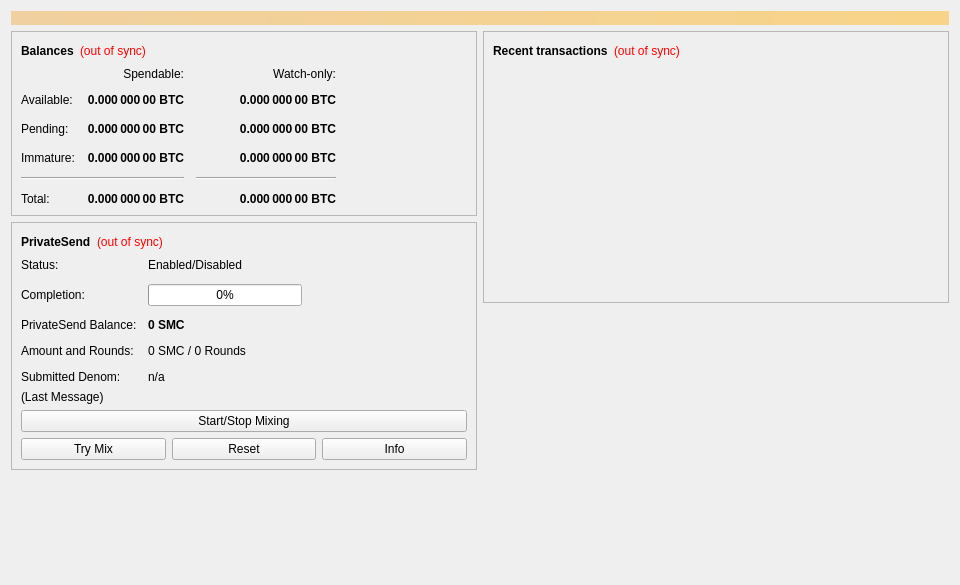
<?xml version="1.0" encoding="UTF-8"?>
<ui version="4.0">
 <class>OverviewPage</class>
 <widget class="QWidget" name="OverviewPage">
  <property name="geometry">
   <rect>
    <x>0</x>
    <y>0</y>
    <width>960</width>
    <height>585</height>
   </rect>
  </property>
  <property name="minimumSize">
   <size>
    <width>960</width>
    <height>0</height>
   </size>
  </property>
  <property name="windowTitle">
   <string>Form</string>
  </property>
  <layout class="QVBoxLayout" name="topLayout">
   <item>
    <widget class="QLabel" name="labelAlerts">
     <property name="visible">
      <bool>false</bool>
     </property>
     <property name="styleSheet">
      <string notr="true">QLabel { background-color: qlineargradient(x1: 0, y1: 0, x2: 1, y2: 0, stop:0 #F0D0A0, stop:1 #F8D488); color:#000000; }</string>
     </property>
     <property name="wordWrap">
      <bool>true</bool>
     </property>
     <property name="margin">
      <number>3</number>
     </property>
     <property name="textInteractionFlags">
      <set>Qt::TextSelectableByMouse</set>
     </property>
    </widget>
   </item>
   <item>
    <layout class="QHBoxLayout" name="horizontalLayout" stretch="1,1">
     <item>
      <layout class="QVBoxLayout" name="verticalLayout_2">
       <item>
        <widget class="QFrame" name="frame">
         <property name="frameShape">
          <enum>QFrame::StyledPanel</enum>
         </property>
         <property name="frameShadow">
          <enum>QFrame::Raised</enum>
         </property>
         <layout class="QVBoxLayout" name="verticalLayout_4">
          <item>
           <layout class="QHBoxLayout" name="horizontalLayout_4">
            <item>
             <widget class="QLabel" name="label_5">
              <property name="font">
               <font>
                <weight>75</weight>
                <bold>true</bold>
               </font>
              </property>
              <property name="text">
               <string>Balances</string>
              </property>
             </widget>
            </item>
            <item>
             <widget class="QLabel" name="labelWalletStatus">
              <property name="toolTip">
               <string>The displayed information may be out of date. Your wallet automatically synchronizes with the SMC network after a connection is established, but this process has not completed yet.</string>
              </property>
              <property name="styleSheet">
               <string notr="true">QLabel { color: red; }</string>
              </property>
              <property name="text">
               <string notr="true">(out of sync)</string>
              </property>
              <property name="alignment">
               <set>Qt::AlignLeading|Qt::AlignLeft|Qt::AlignVCenter</set>
              </property>
             </widget>
            </item>
            <item>
             <spacer name="horizontalSpacer_3">
              <property name="orientation">
               <enum>Qt::Horizontal</enum>
              </property>
              <property name="sizeHint" stdset="0">
               <size>
                <width>40</width>
                <height>20</height>
               </size>
              </property>
             </spacer>
            </item>
           </layout>
          </item>
          <item>
           <layout class="QGridLayout" name="gridLayout">
            <property name="spacing">
             <number>12</number>
            </property>
            <item row="2" column="2">
             <widget class="QLabel" name="labelWatchPending">
              <property name="font">
               <font>
                <weight>75</weight>
                <bold>true</bold>
               </font>
              </property>
              <property name="cursor">
               <cursorShape>IBeamCursor</cursorShape>
              </property>
              <property name="toolTip">
               <string>Unconfirmed transactions to watch-only addresses</string>
              </property>
              <property name="text">
               <string notr="true">0.000 000 00 BTC</string>
              </property>
              <property name="alignment">
               <set>Qt::AlignRight|Qt::AlignTrailing|Qt::AlignVCenter</set>
              </property>
              <property name="textInteractionFlags">
               <set>Qt::LinksAccessibleByMouse|Qt::TextSelectableByKeyboard|Qt::TextSelectableByMouse</set>
              </property>
             </widget>
            </item>
            <item row="2" column="1">
             <widget class="QLabel" name="labelUnconfirmed">
              <property name="font">
               <font>
                <weight>75</weight>
                <bold>true</bold>
               </font>
              </property>
              <property name="cursor">
               <cursorShape>IBeamCursor</cursorShape>
              </property>
              <property name="toolTip">
               <string>Total of transactions that have yet to be confirmed, and do not yet count toward the spendable balance</string>
              </property>
              <property name="text">
               <string notr="true">0.000 000 00 BTC</string>
              </property>
              <property name="alignment">
               <set>Qt::AlignRight|Qt::AlignTrailing|Qt::AlignVCenter</set>
              </property>
              <property name="textInteractionFlags">
               <set>Qt::LinksAccessibleByMouse|Qt::TextSelectableByKeyboard|Qt::TextSelectableByMouse</set>
              </property>
             </widget>
            </item>
            <item row="3" column="2">
             <widget class="QLabel" name="labelWatchImmature">
              <property name="font">
               <font>
                <weight>75</weight>
                <bold>true</bold>
               </font>
              </property>
              <property name="cursor">
               <cursorShape>IBeamCursor</cursorShape>
              </property>
              <property name="toolTip">
               <string>Mined balance in watch-only addresses that has not yet matured</string>
              </property>
              <property name="text">
               <string notr="true">0.000 000 00 BTC</string>
              </property>
              <property name="alignment">
               <set>Qt::AlignRight|Qt::AlignTrailing|Qt::AlignVCenter</set>
              </property>
              <property name="textInteractionFlags">
               <set>Qt::LinksAccessibleByMouse|Qt::TextSelectableByKeyboard|Qt::TextSelectableByMouse</set>
              </property>
             </widget>
            </item>
            <item row="4" column="0" colspan="2">
             <widget class="Line" name="lineSpendableBalance">
              <property name="orientation">
               <enum>Qt::Horizontal</enum>
              </property>
             </widget>
            </item>
            <item row="4" column="2">
             <widget class="Line" name="lineWatchBalance">
              <property name="sizePolicy">
               <sizepolicy hsizetype="Preferred" vsizetype="Fixed">
                <horstretch>0</horstretch>
                <verstretch>0</verstretch>
               </sizepolicy>
              </property>
              <property name="minimumSize">
               <size>
                <width>140</width>
                <height>0</height>
               </size>
              </property>
              <property name="orientation">
               <enum>Qt::Horizontal</enum>
              </property>
             </widget>
            </item>
            <item row="5" column="0">
             <widget class="QLabel" name="labelTotalText">
              <property name="text">
               <string>Total:</string>
              </property>
             </widget>
            </item>
            <item row="3" column="1">
             <widget class="QLabel" name="labelImmature">
              <property name="font">
               <font>
                <weight>75</weight>
                <bold>true</bold>
               </font>
              </property>
              <property name="cursor">
               <cursorShape>IBeamCursor</cursorShape>
              </property>
              <property name="toolTip">
               <string>Mined balance that has not yet matured</string>
              </property>
              <property name="text">
               <string notr="true">0.000 000 00 BTC</string>
              </property>
              <property name="alignment">
               <set>Qt::AlignRight|Qt::AlignTrailing|Qt::AlignVCenter</set>
              </property>
              <property name="textInteractionFlags">
               <set>Qt::LinksAccessibleByMouse|Qt::TextSelectableByKeyboard|Qt::TextSelectableByMouse</set>
              </property>
             </widget>
            </item>
            <item row="2" column="3">
             <spacer name="horizontalSpacer_2">
              <property name="orientation">
               <enum>Qt::Horizontal</enum>
              </property>
              <property name="sizeHint" stdset="0">
               <size>
                <width>40</width>
                <height>20</height>
               </size>
              </property>
             </spacer>
            </item>
            <item row="3" column="0">
             <widget class="QLabel" name="labelImmatureText">
              <property name="text">
               <string>Immature:</string>
              </property>
             </widget>
            </item>
            <item row="5" column="1">
             <widget class="QLabel" name="labelTotal">
              <property name="font">
               <font>
                <weight>75</weight>
                <bold>true</bold>
               </font>
              </property>
              <property name="cursor">
               <cursorShape>IBeamCursor</cursorShape>
              </property>
              <property name="toolTip">
               <string>Your current total balance</string>
              </property>
              <property name="text">
               <string notr="true">0.000 000 00 BTC</string>
              </property>
              <property name="alignment">
               <set>Qt::AlignRight|Qt::AlignTrailing|Qt::AlignVCenter</set>
              </property>
              <property name="textInteractionFlags">
               <set>Qt::LinksAccessibleByMouse|Qt::TextSelectableByKeyboard|Qt::TextSelectableByMouse</set>
              </property>
             </widget>
            </item>
            <item row="5" column="2">
             <widget class="QLabel" name="labelWatchTotal">
              <property name="font">
               <font>
                <weight>75</weight>
                <bold>true</bold>
               </font>
              </property>
              <property name="cursor">
               <cursorShape>IBeamCursor</cursorShape>
              </property>
              <property name="toolTip">
               <string>Current total balance in watch-only addresses</string>
              </property>
              <property name="text">
               <string notr="true">0.000 000 00 BTC</string>
              </property>
              <property name="alignment">
               <set>Qt::AlignRight|Qt::AlignTrailing|Qt::AlignVCenter</set>
              </property>
              <property name="textInteractionFlags">
               <set>Qt::LinksAccessibleByMouse|Qt::TextSelectableByKeyboard|Qt::TextSelectableByMouse</set>
              </property>
             </widget>
            </item>
            <item row="0" column="2">
             <widget class="QLabel" name="labelWatchonly">
              <property name="text">
               <string>Watch-only:</string>
              </property>
              <property name="alignment">
               <set>Qt::AlignRight|Qt::AlignTrailing|Qt::AlignVCenter</set>
              </property>
             </widget>
            </item>
            <item row="1" column="0">
             <widget class="QLabel" name="labelBalanceText">
              <property name="text">
               <string>Available:</string>
              </property>
             </widget>
            </item>
            <item row="1" column="1">
             <widget class="QLabel" name="labelBalance">
              <property name="font">
               <font>
                <weight>75</weight>
                <bold>true</bold>
               </font>
              </property>
              <property name="cursor">
               <cursorShape>IBeamCursor</cursorShape>
              </property>
              <property name="toolTip">
               <string>Your current spendable balance</string>
              </property>
              <property name="text">
               <string notr="true">0.000 000 00 BTC</string>
              </property>
              <property name="alignment">
               <set>Qt::AlignRight|Qt::AlignTrailing|Qt::AlignVCenter</set>
              </property>
              <property name="textInteractionFlags">
               <set>Qt::LinksAccessibleByMouse|Qt::TextSelectableByKeyboard|Qt::TextSelectableByMouse</set>
              </property>
             </widget>
            </item>
            <item row="1" column="2">
             <widget class="QLabel" name="labelWatchAvailable">
              <property name="font">
               <font>
                <weight>75</weight>
                <bold>true</bold>
               </font>
              </property>
              <property name="cursor">
               <cursorShape>IBeamCursor</cursorShape>
              </property>
              <property name="toolTip">
               <string>Your current balance in watch-only addresses</string>
              </property>
              <property name="text">
               <string notr="true">0.000 000 00 BTC</string>
              </property>
              <property name="alignment">
               <set>Qt::AlignRight|Qt::AlignTrailing|Qt::AlignVCenter</set>
              </property>
              <property name="textInteractionFlags">
               <set>Qt::LinksAccessibleByMouse|Qt::TextSelectableByKeyboard|Qt::TextSelectableByMouse</set>
              </property>
             </widget>
            </item>
            <item row="2" column="0">
             <widget class="QLabel" name="labelPendingText">
              <property name="text">
               <string>Pending:</string>
              </property>
             </widget>
            </item>
            <item row="0" column="1">
             <widget class="QLabel" name="labelSpendable">
              <property name="text">
               <string>Spendable:</string>
              </property>
              <property name="alignment">
               <set>Qt::AlignRight|Qt::AlignTrailing|Qt::AlignVCenter</set>
              </property>
             </widget>
            </item>
           </layout>
          </item>
         </layout>
        </widget>
       </item>
       <item>
        <widget class="QFrame" name="framePrivateSend">
         <property name="layoutDirection">
          <enum>Qt::LeftToRight</enum>
         </property>
         <property name="frameShape">
          <enum>QFrame::StyledPanel</enum>
         </property>
         <property name="frameShadow">
          <enum>QFrame::Raised</enum>
         </property>
         <layout class="QVBoxLayout" name="VerticalLayout_PS1">
          <item>
           <layout class="QHBoxLayout" name="horizontalLayout_5">
            <item>
             <widget class="QLabel" name="labelPrivateSendHeader">
              <property name="font">
               <font>
                <weight>75</weight>
                <bold>true</bold>
               </font>
              </property>
              <property name="text">
               <string>PrivateSend</string>
              </property>
             </widget>
            </item>
            <item>
             <widget class="QLabel" name="labelPrivateSendSyncStatus">
              <property name="toolTip">
               <string>The displayed information may be out of date. Your wallet automatically synchronizes with the SMC network after a connection is established, but this process has not completed yet.</string>
              </property>
              <property name="styleSheet">
               <string notr="true">QLabel { color: red; }</string>
              </property>
              <property name="text">
               <string notr="true">(out of sync)</string>
              </property>
              <property name="alignment">
               <set>Qt::AlignLeading|Qt::AlignLeft|Qt::AlignVCenter</set>
              </property>
             </widget>
            </item>
            <item>
             <spacer name="horizontalSpacer_4">
              <property name="orientation">
               <enum>Qt::Horizontal</enum>
              </property>
              <property name="sizeHint" stdset="0">
               <size>
                <width>40</width>
                <height>20</height>
               </size>
              </property>
             </spacer>
            </item>
           </layout>
          </item>
          <item>
           <layout class="QFormLayout" name="privateSendFormLayout">
            <property name="fieldGrowthPolicy">
             <enum>QFormLayout::AllNonFixedFieldsGrow</enum>
            </property>
            <property name="horizontalSpacing">
             <number>11</number>
            </property>
            <property name="verticalSpacing">
             <number>12</number>
            </property>
            <item row="0" column="0">
             <widget class="QLabel" name="labelPrivateSendEnabledText">
              <property name="text">
               <string>Status:</string>
              </property>
             </widget>
            </item>
            <item row="0" column="1">
             <widget class="QLabel" name="labelPrivateSendEnabled">
              <property name="text">
               <string>Enabled/Disabled</string>
              </property>
             </widget>
            </item>
            <item row="1" column="0">
             <widget class="QLabel" name="labelCompletitionText">
              <property name="text">
               <string>Completion:</string>
              </property>
             </widget>
            </item>
            <item row="1" column="1">
             <widget class="QProgressBar" name="privateSendProgress">
              <property name="maximumSize">
               <size>
                <width>154</width>
                <height>16777215</height>
               </size>
              </property>
              <property name="value">
               <number>0</number>
              </property>
             </widget>
            </item>
            <item row="2" column="0">
             <widget class="QLabel" name="labelAnonymizedText">
              <property name="text">
               <string>PrivateSend Balance:</string>
              </property>
             </widget>
            </item>
            <item row="2" column="1">
             <widget class="QLabel" name="labelAnonymized">
              <property name="font">
               <font>
                <weight>75</weight>
                <bold>true</bold>
               </font>
              </property>
              <property name="text">
               <string notr="true">0 SMC</string>
              </property>
             </widget>
            </item>
            <item row="3" column="0">
             <widget class="QLabel" name="labelAmountAndRoundsText">
              <property name="text">
               <string>Amount and Rounds:</string>
              </property>
             </widget>
            </item>
            <item row="3" column="1">
             <widget class="QLabel" name="labelAmountRounds">
              <property name="text">
               <string>0 SMC / 0 Rounds</string>
              </property>
             </widget>
            </item>
            <item row="4" column="0">
             <widget class="QLabel" name="labelSubmittedDenomText">
              <property name="text">
               <string>Submitted Denom:</string>
              </property>
             </widget>
            </item>
            <item row="4" column="1">
             <widget class="QLabel" name="labelSubmittedDenom">
              <property name="toolTip">
               <string>The denominations you submitted to the Masternode.&lt;br&gt;To mix, other users must submit the exact same denominations.</string>
              </property>
              <property name="text">
               <string>n/a</string>
              </property>
             </widget>
            </item>
           </layout>
          </item>
          <item>
           <layout class="QVBoxLayout" name="VerticalLayout_PS">
            <item>
             <widget class="QLabel" name="labelPrivateSendLastMessage">
              <property name="text">
               <string>(Last Message)</string>
              </property>
              <property name="alignment">
               <set>Qt::AlignLeading|Qt::AlignLeft|Qt::AlignTop</set>
              </property>
              <property name="wordWrap">
               <bool>true</bool>
              </property>
             </widget>
            </item>
            <item>
             <widget class="QPushButton" name="togglePrivateSend">
              <property name="sizePolicy">
               <sizepolicy hsizetype="MinimumExpanding" vsizetype="Fixed">
                <horstretch>0</horstretch>
                <verstretch>0</verstretch>
               </sizepolicy>
              </property>
              <property name="text">
               <string>Start/Stop Mixing</string>
              </property>
             </widget>
            </item>
            <item>
             <layout class="QHBoxLayout" name="horizontalLayout_debugbuttons">
              <item>
               <widget class="QPushButton" name="privateSendAuto">
                <property name="sizePolicy">
                 <sizepolicy hsizetype="MinimumExpanding" vsizetype="Fixed">
                  <horstretch>0</horstretch>
                  <verstretch>0</verstretch>
                 </sizepolicy>
                </property>
                <property name="toolTip">
                 <string>Try to manually submit a PrivateSend request.</string>
                </property>
                <property name="text">
                 <string>Try Mix</string>
                </property>
               </widget>
              </item>
              <item>
               <widget class="QPushButton" name="privateSendReset">
                <property name="sizePolicy">
                 <sizepolicy hsizetype="MinimumExpanding" vsizetype="Fixed">
                  <horstretch>0</horstretch>
                  <verstretch>0</verstretch>
                 </sizepolicy>
                </property>
                <property name="toolTip">
                 <string>Reset the current status of PrivateSend (can interrupt PrivateSend if it's in the process of Mixing, which can cost you money!)</string>
                </property>
                <property name="autoFillBackground">
                 <bool>false</bool>
                </property>
                <property name="text">
                 <string>Reset</string>
                </property>
               </widget>
              </item>
              <item>
               <widget class="QPushButton" name="privateSendInfo">
                <property name="sizePolicy">
                 <sizepolicy hsizetype="MinimumExpanding" vsizetype="Fixed">
                  <horstretch>0</horstretch>
                  <verstretch>0</verstretch>
                 </sizepolicy>
                </property>
                <property name="toolTip">
                 <string>Information about PrivateSend and Mixing</string>
                </property>
                <property name="text">
                 <string>Info</string>
                </property>
               </widget>
              </item>
             </layout>
            </item>
           </layout>
          </item>
         </layout>
        </widget>
       </item>
       <item>
        <spacer name="verticalSpacer">
         <property name="orientation">
          <enum>Qt::Vertical</enum>
         </property>
         <property name="sizeHint" stdset="0">
          <size>
           <width>20</width>
           <height>40</height>
          </size>
         </property>
        </spacer>
       </item>
      </layout>
     </item>
     <item>
      <layout class="QVBoxLayout" name="verticalLayout_3">
       <item>
        <widget class="QFrame" name="frame_2">
         <property name="frameShape">
          <enum>QFrame::StyledPanel</enum>
         </property>
         <property name="frameShadow">
          <enum>QFrame::Raised</enum>
         </property>
         <layout class="QVBoxLayout" name="verticalLayout">
          <item>
           <layout class="QHBoxLayout" name="horizontalLayout_2">
            <item>
             <widget class="QLabel" name="label_4">
              <property name="font">
               <font>
                <weight>75</weight>
                <bold>true</bold>
               </font>
              </property>
              <property name="text">
               <string>Recent transactions</string>
              </property>
             </widget>
            </item>
            <item>
             <widget class="QLabel" name="labelTransactionsStatus">
              <property name="toolTip">
               <string>The displayed information may be out of date. Your wallet automatically synchronizes with the SMC network after a connection is established, but this process has not completed yet.</string>
              </property>
              <property name="styleSheet">
               <string notr="true">QLabel { color: red; }</string>
              </property>
              <property name="text">
               <string notr="true">(out of sync)</string>
              </property>
              <property name="alignment">
               <set>Qt::AlignLeading|Qt::AlignLeft|Qt::AlignVCenter</set>
              </property>
             </widget>
            </item>
            <item>
             <spacer name="horizontalSpacer">
              <property name="orientation">
               <enum>Qt::Horizontal</enum>
              </property>
              <property name="sizeHint" stdset="0">
               <size>
                <width>40</width>
                <height>20</height>
               </size>
              </property>
             </spacer>
            </item>
           </layout>
          </item>
          <item>
           <widget class="QListView" name="listTransactions">
            <property name="styleSheet">
             <string notr="true">QListView { background: transparent; }</string>
            </property>
            <property name="frameShape">
             <enum>QFrame::NoFrame</enum>
            </property>
            <property name="verticalScrollBarPolicy">
             <enum>Qt::ScrollBarAlwaysOff</enum>
            </property>
            <property name="horizontalScrollBarPolicy">
             <enum>Qt::ScrollBarAlwaysOff</enum>
            </property>
            <property name="selectionMode">
             <enum>QAbstractItemView::NoSelection</enum>
            </property>
           </widget>
          </item>
         </layout>
        </widget>
       </item>
       <item>
        <spacer name="verticalSpacer_2">
         <property name="orientation">
          <enum>Qt::Vertical</enum>
         </property>
         <property name="sizeHint" stdset="0">
          <size>
           <width>20</width>
           <height>40</height>
          </size>
         </property>
        </spacer>
       </item>
      </layout>
     </item>
    </layout>
   </item>
  </layout>
 </widget>
 <resources/>
 <connections/>
</ui>
